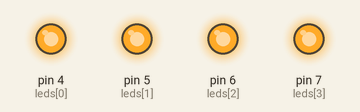
Bench run of a sketch on a simulated Arduino Uno, built with avr-gcc and run on an emulated ATmega328P. Shown: output pins drawn as LEDs (lit = HIGH).

Above: at 0.5 s.
At 3.5 s:
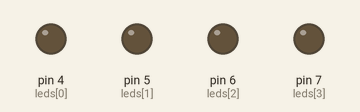
Timing chart, 0 to 4.6 s (numbered marks = the images above):
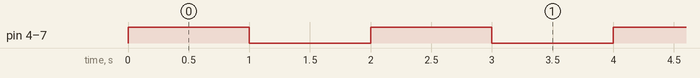

Measured:
- by itself, pin 4 (leds[0]), pin 5 (leds[1]), pin 6 (leds[2]), pin 7 (leds[3]): alternates HIGH for 1.0 s and LOW for 1.0 s

The sketch:

Prog_6_PrendidoLEDS_Metodos.ino
```cpp
int leds[] = {4, 5, 6,7};   //pines digitales: 0 - 13
int i, tam = 4;

void setup(){

for(i = 0; i<tam; i++){
  pinMode(leds[i], OUTPUT);
}

}

void loop(){ //16MhZ

  actionLEDs(1);
    delay(1000);
  actionLEDs(0);
   delay(1000);

}

void actionLEDs(int v){
  for(i = 0; i<tam; i++){
    digitalWrite(leds[i], v); //LA MAS RECOMENDADA
  }
}
```
